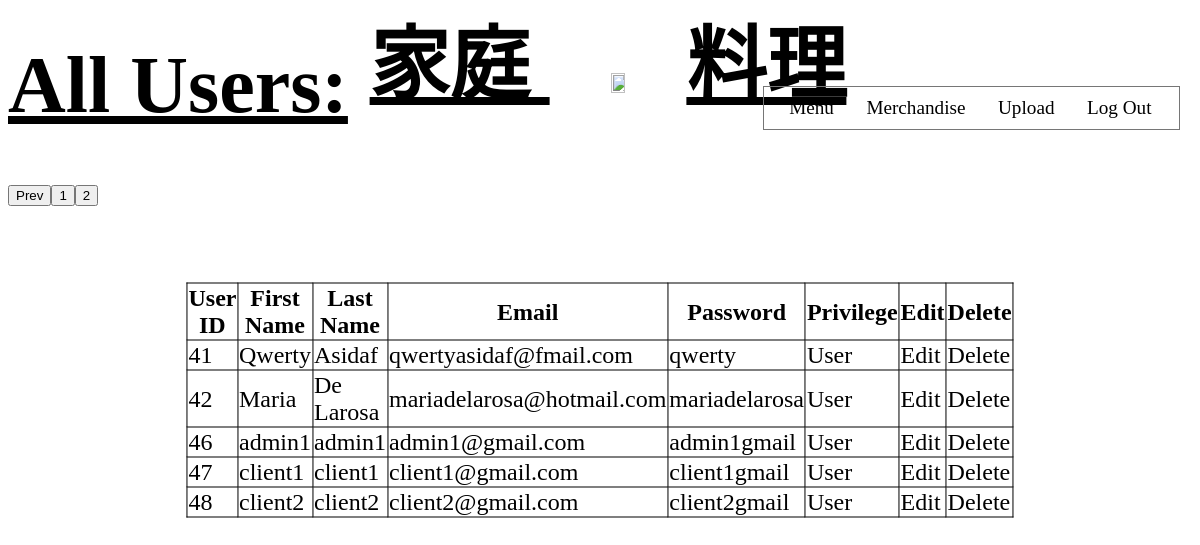
Page /Administrative/Main/ViewUsers-Admin.php?page=3 on the committed database.
### tables this page shows
CREATE TABLE `new` (
  `User_ID` int(11) NOT NULL,
  `First_Name` varchar(255) NOT NULL,
  `Last_Name` varchar(255) NOT NULL,
  `Email_address` varchar(255) NOT NULL,
  `passw` varchar(255) NOT NULL,
  `Privilege` enum('Admin','Sub','User') NOT NULL DEFAULT 'User'
);

### Database/connect.php (called while the page is built, shortened)
<?php
function connect(){
    $server = "localhost";
    $username = "root";
    $password = "";
    $database = "test";
    $link = mysqli_connect($server,$username,$password,$database) or die("Could not connect".mysqli_connect_error());
    return ($link);
}
function getData($insert){
    $link = connect();
    $results = mysqli_query($link,$insert);
    $rows = array();
    if(mysqli_num_rows($results)>0){
        while($row = mysqli_fetch_assoc($results)){
            $rows[] = $row;
        }
        return $rows;
    }
}
?>

### Process/selectstmt.php (called while the page is built)
<?php
require_once("connect.php");
$select = "SELECT User_ID, First_Name, Last_Name, Email_address, passw, Privilege FROM new LIMIT $begin_from,$num_per_page";
$fetched = getData($select);
?>

### Administrative/Main/ViewUsers-Admin.php (the view, shortened to what this page needs)
<?php
require_once("connect.php");
if (isset($_GET['page'])){
  $page = $_GET['page'];
 }else{
   $page = 1;
 }
 $num_per_page = 5;
 $begin_from = ($page-1)*5;
?>
<!DOCTYPE html>
<html>
    <head>
        <link rel="stylesheet" href="ViewUsers.css" type="text/css">
    </head>
    <body>
    <h1 class="title"><a href="Food Website.html">家庭 <img src="Food Website Logo.png" class="logo" >料理</a></h1>
    <h1 class="allusers">All Users:</h1>
    <div>
            <nav>
                <ul class="rightnav">
                    <li><a href="Menu.php">Menu</a></li>
                    <li><a href="#">Merchandise</a></li>
                    <li><a href="upload_image.php">Upload</a></li>
                    <li><a href="Log_out.php?logout" class="logout">Log Out</a></li>
                </ul>
            </nav>
      </div>
        <table border="1">
            <thead>
                <th>User ID</th>
                <th>First Name</th>
                <th>Last Name</th>
                <th>Email</th>
                <th>Password</th>
                <th>Privilege</th>
                <th>Edit</th>
                <th>Delete</th>
            </thead>
          <tbody>
              <?php
                require_once("selectstmt.php");
                foreach ($fetched as $key => $value) {
              ?>
              <tr>
                <td><?php echo $value["User_ID"]?></td>
                  <td><?php echo $value["First_Name"]?></td>
                  <td><?php echo $value["Last_Name"]?></td>
                  <td><?php echo $value["Email_address"]?></td>
                  <td><?php echo $value["passw"]?></td>
                  <td><?php echo $value["Privilege"]?></td>
                  <td><a href=AdminEdit-form.php?GETID=<?php echo $value["User_ID"]?>>Edit</a></td>
                  <td><a href=AdminDelete.php?del=<?php echo $value["User_ID"]?>>Delete</a></td>
              </tr>
                <?php
                    }
                ?>
          </tbody>
        </table >
        <?php
          $selectpagination = "SELECT * FROM new";
          $pageresult = mysqli_query(connect(),$selectpagination);
          $totalnumrecords = mysqli_num_rows($pageresult);
          $totalpage = ceil($totalnumrecords/$num_per_page);
          if($page>1){
            echo "<a href = 'ViewUsers-Admin.php?page=".($page-1)."'><button >Prev</button></a>";
          }
          for ($i=1; $i<$totalpage; $i++){
              echo "<a href = 'ViewUsers-Admin.php?page=".$i."'><button>$i</button></a>";
          }
        ?>
    </body>
</html>

### Assets/css/ViewUsers.css (style rules this page uses)
.logo { height: 10%; width: 10%; min-width: 136.79px; min-height: 110.8px; }
.title { font-size: 80px; margin-top: 0; width: 100%; text-align: center; text-decoration: underline; width: 100vw; margin-top: -8px; margin-left: 0; }
h1 a { color: black; }
table { border-collapse: collapse; font-size: 1.5em; position: absolute; top: 50%; left: 50%; transform: translate(-50%, -50%); }
td,th { border: black 1px solid; }
.allusers { position: absolute; top: 40px; font-size: 5em; text-decoration: underline; margin-top: 0; margin-bottom: 0; }
nav { top: 0; display: inline-flex; position: absolute; top: 3.5em; left: 1em; width: 100vw; }
a { text-decoration: none; color: black; }
nav .rightnav { list-style-type: none; display: inline-flex; position: absolute; right: 3%; margin-top: 30px; border: 1px solid rgb(118, 118, 118); padding-left: 20px; }
nav .rightnav li { padding: 5px 10px 5px 0px; margin: 5px 12.5px 5px 0px; }
nav .rightnav li a { padding: 5px 5px 5px 5px; font-size: larger; }

### rows in the picture
new: User_ID "41", First_Name "Qwerty", Last_Name "Asidaf", Email_address "qwertyasidaf@fmail.com", passw "qwerty", Privilege "User"
new: User_ID "42", First_Name "Maria", Last_Name "De Larosa", Email_address "mariadelarosa@hotmail.com", passw "mariadelarosa", Privilege "User"
new: User_ID "46", First_Name "admin1", Last_Name "admin1", Email_address "admin1@gmail.com", passw "admin1gmail", Privilege "User"
new: User_ID "47", First_Name "client1", Last_Name "client1", Email_address "client1@gmail.com", passw "client1gmail", Privilege "User"
new: User_ID "48", First_Name "client2", Last_Name "client2", Email_address "client2@gmail.com", passw "client2gmail", Privilege "User"
